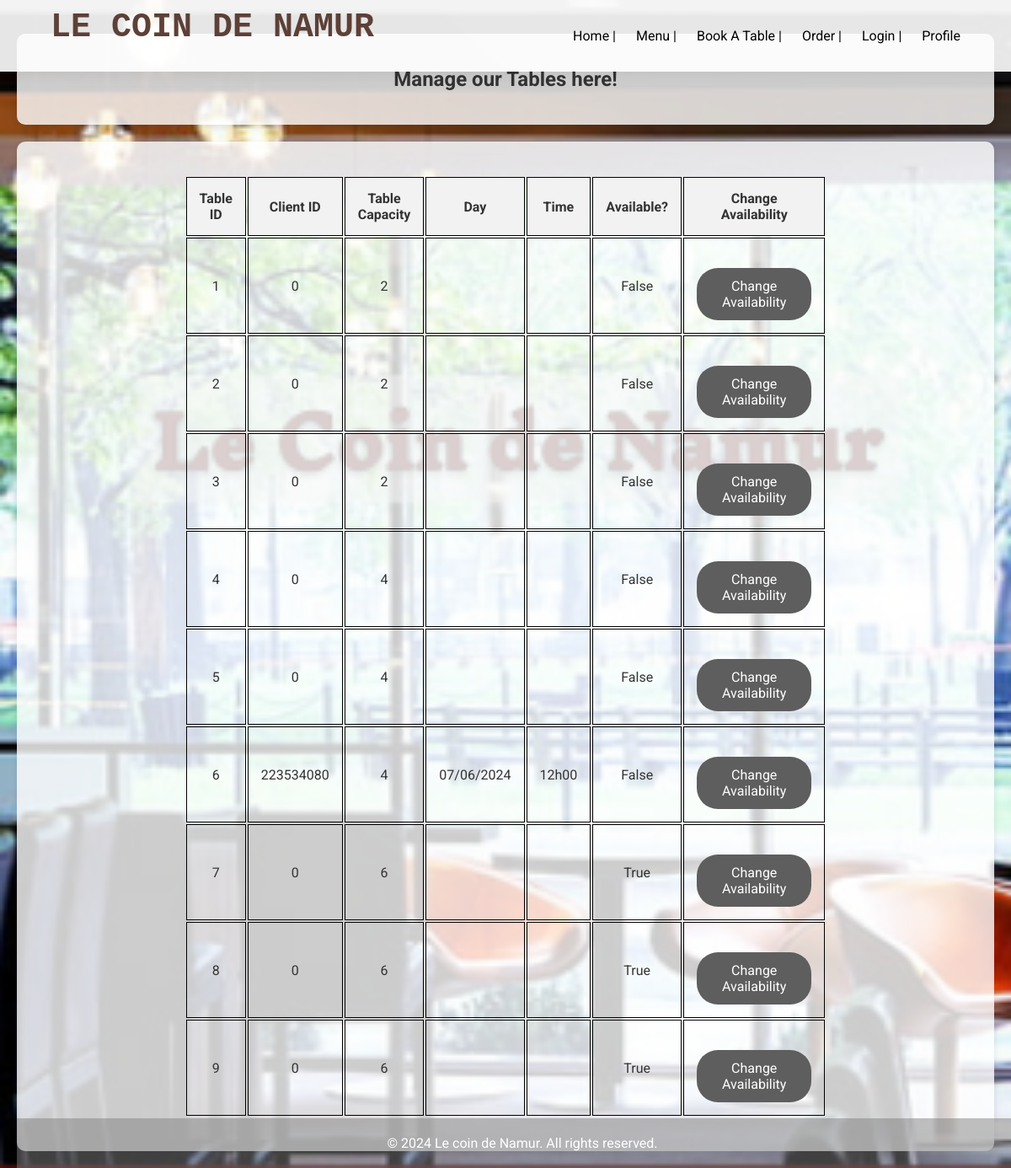
Before: /table/manage with the older database file.
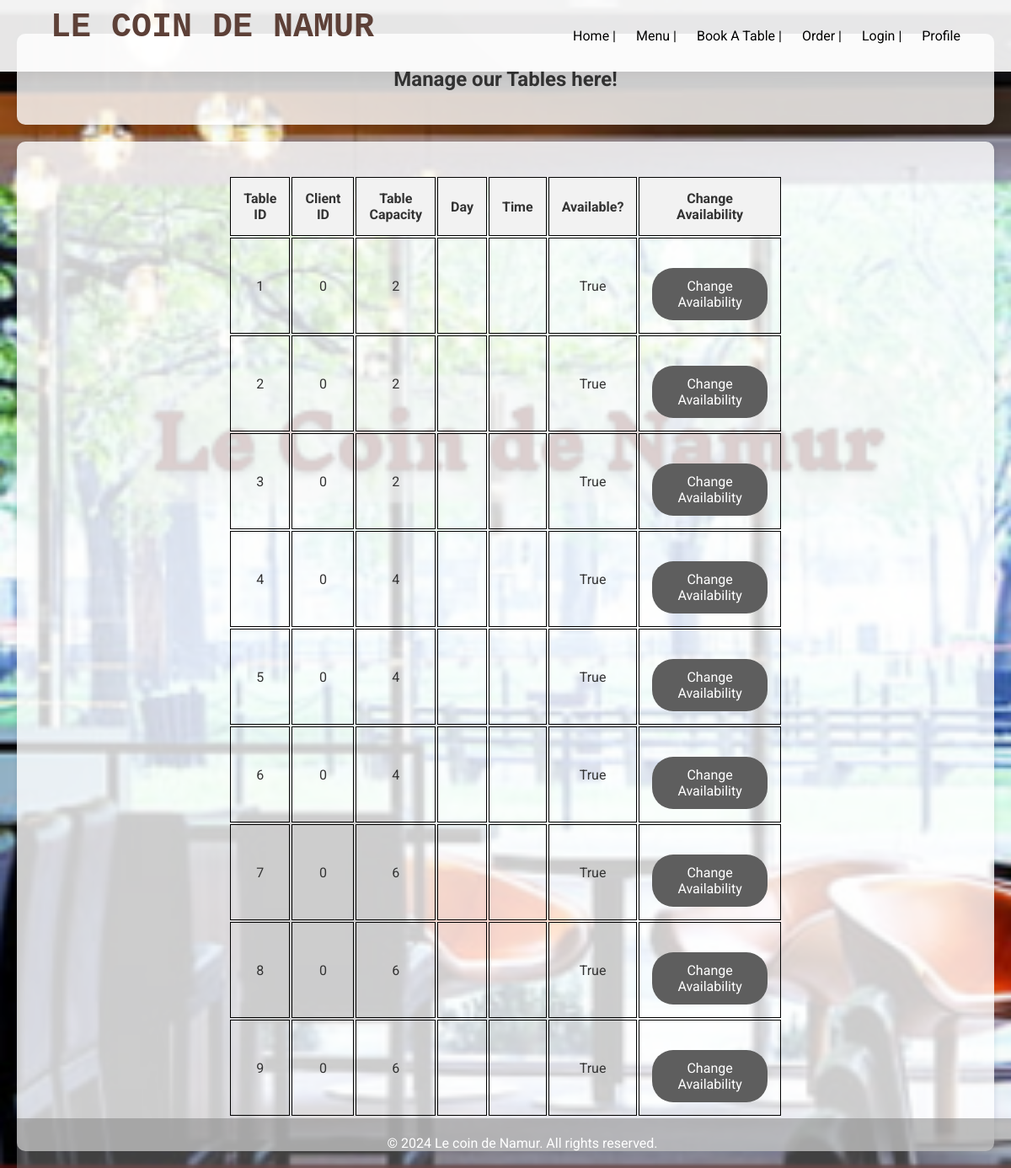
After: the same page with the newer database file.
### app_management/sql/sql_models.py (models this page shows)
class Table(Base):
    __tablename__ = 'tables'
    tableid: Mapped[int] = mapped_column(Integer, primary_key= True, unique= True)
    clientid: Mapped[int] = mapped_column(Integer)
    tablecapacity: Mapped[int] = mapped_column(Integer)
    day: Mapped[str] = mapped_column(String(72))
    time: Mapped[str] = mapped_column(String(72))
    available: Mapped[bool] = mapped_column(Boolean)

### app_management/routes/table_booking_routes.py (the view)
@table_router.get('/manage')
def ask_to_manage_tables(request: Request):
    tables = table_booking_services.get_tables()
    return templates.TemplateResponse(
        "tables/tables.html",
        context={'request': request, 'tables': tables}
    )

### templates/tables/tables.html (shortened to what this page needs)
{% extends "empty_page.html" %}
{% from "my_macro.html" import show_tables %}
{% block content %}
<div class="bloc">
    <h2>Manage our Tables here!</h2>
</div>
<div class="bloc">
    <table>
        <tr>
            <th>Table ID</th>
            <th>Client ID</th>
            <th>Table Capacity</th>
            <th>Day</th>
            <th>Time</th>
            <th>Available?</th>
            <th>Change Availability</th>
        </tr>
        {% for table in tables %}
            {{ show_tables(table.tableid, table.clientid, table.tablecapacity, table.day, table.time, table.available) }}
        {% endfor %}
    </table>
</div>
{% endblock %}

### templates/empty_page.html (shortened to what this page needs)
<!DOCTYPE html>
<html>
<head>
    <link rel="stylesheet" href="/static/style.css">
</head>
<body>
    <header>
        <div class="header-bloc">
            <h1>Le coin de Namur</h1>
            <nav>
                <a href="/users/home">Home |</a>
                <a href="/menu/all/dishes">Menu |</a>
                <a href="/table/book/table">Book a Table |</a>
                <a href="/orders/order">Order |</a>
                <a href="/users/login">Login |</a>
                <a href="/users/profile">Profile</a>
            </nav>
        </div>
    </header>
    {% block content %}
    {% endblock %}
    <footer>
        <p>&copy; 2024 Le coin de Namur. All rights reserved.</p>
    </footer>
</body>
</html>

### templates/my_macro.html (shortened to what this page needs)
{% macro show_tables(tableid, clientid, tablecapacity, day, time, available) %}
    <tr>
        <td>
            {{ tableid }}
        </td>
        <td>
            {{ clientid }}
        </td>
        <td>
            {{ tablecapacity }}
        </td>
        <td>
            {{ day }}
        </td>
        <td>
            {{ time }}
        </td>
        <td>
            {{ available }}
        </td>
        <td>
            <form action="/table/change/availability" method="post">
                <button class="btn" type="submit">Change Availability</button>
            </form>
        </td>
    </tr>
{% endmacro %}

### static/style.css (style rules this page uses)
* { margin: 0; padding: 0; box-sizing: border-box; font-family: "Roboto", sans-serif; }
body { min-height: 100vh; background-image: url('/static/images/background.png'); background-size: cover; background-repeat: no-repeat; background-position: center; color: #333; display: flex; flex-direction: column; padding: 20px; }
header { position: fixed; top: 0; left: 0; width: 100%; background-color: rgba(255, 255, 255, 0.9); display: flex; justify-content: space-between; align-items: center; padding: 10px 5%; box-shadow: 0 0 20px rgba(0, 0, 0, 0.1); z-index: 100; }
header h1 { font-size: 2.5em; color: #5D4037; }
header .header-bloc { display: flex; justify-content: space-between; align-items: center; width: 100%; }
header nav { margin-left: auto; }
header nav a { margin-left: 20px; text-transform: capitalize; font-size: 16px; color: #000; text-decoration: none; position: relative; }
.bloc { background-color: rgba(255, 255, 255, 0.8); border-radius: 10px; padding: 40px; margin-top: 20px; box-shadow: 0 4px 8px rgba(0, 0, 0, 0.1); width: 100%; text-align: center; }
h1 { font-size: 40px; text-align: center; text-transform: uppercase; font-family: 'Courier New', Courier, monospace; margin-bottom: 20px; }
p { font-size: 16px; margin-bottom: 30px; }
.btn { background-color: #5e5e5e; color: #fff; padding: 12px 30px; border-radius: 25px; margin-top: 20px; display: inline-block; text-align: center; border: none; cursor: pointer; position: relative; transition: background-color 0.2s ease-out; font-size: 16px; }
.btn::after { content: ""; position: absolute; left: 0; bottom: -5px; width: 0; height: 2px; background-color: #f7a800; transition: width 0.2s ease-out; }
footer { background-color: rgba(128, 128, 128, 0.5); padding: 20px; color: white; text-align: center; margin-top: auto; position: fixed; bottom: 0; width: 100%; }
footer p { margin: 0; }
table { margin: 0 auto; width: 60%; }
th, td { padding: 15px; text-align: center; border: 1px solid black; }
th { background-color: #f2f2f2; }

Changed rows visible on the page:
changed Table (number 1 of 9 on the later page): available "False" → "True"
changed Table (number 2 of 9 on the later page): available "False" → "True"
changed Table id 3: available "False" → "True"
changed Table (number 4 of 9 on the later page): available "False" → "True"
changed Table id 5: available "False" → "True"
changed Table id 6: clientid "223534080" → "0"; available "False" → "True"; day "07/06/2024" → (not shown); time "12h00" → (not shown)
